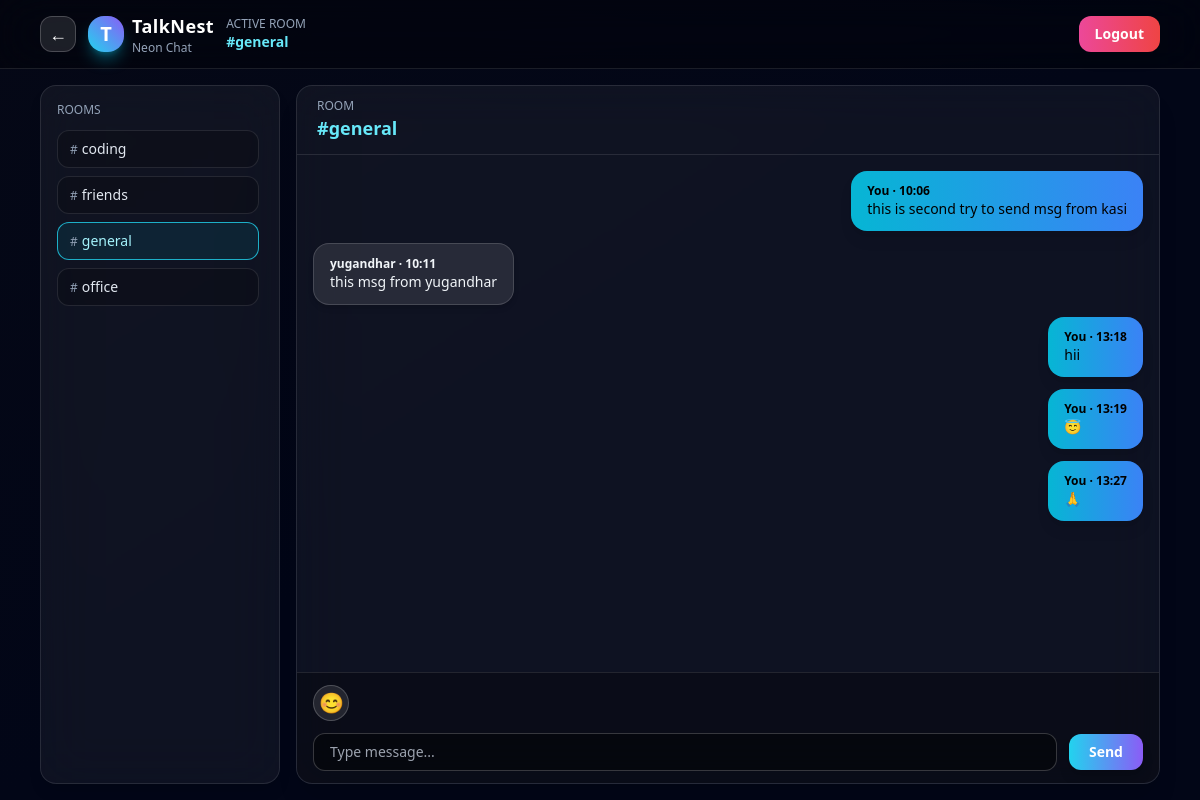
Page /room/general/ (signed in) on the earlier database version.
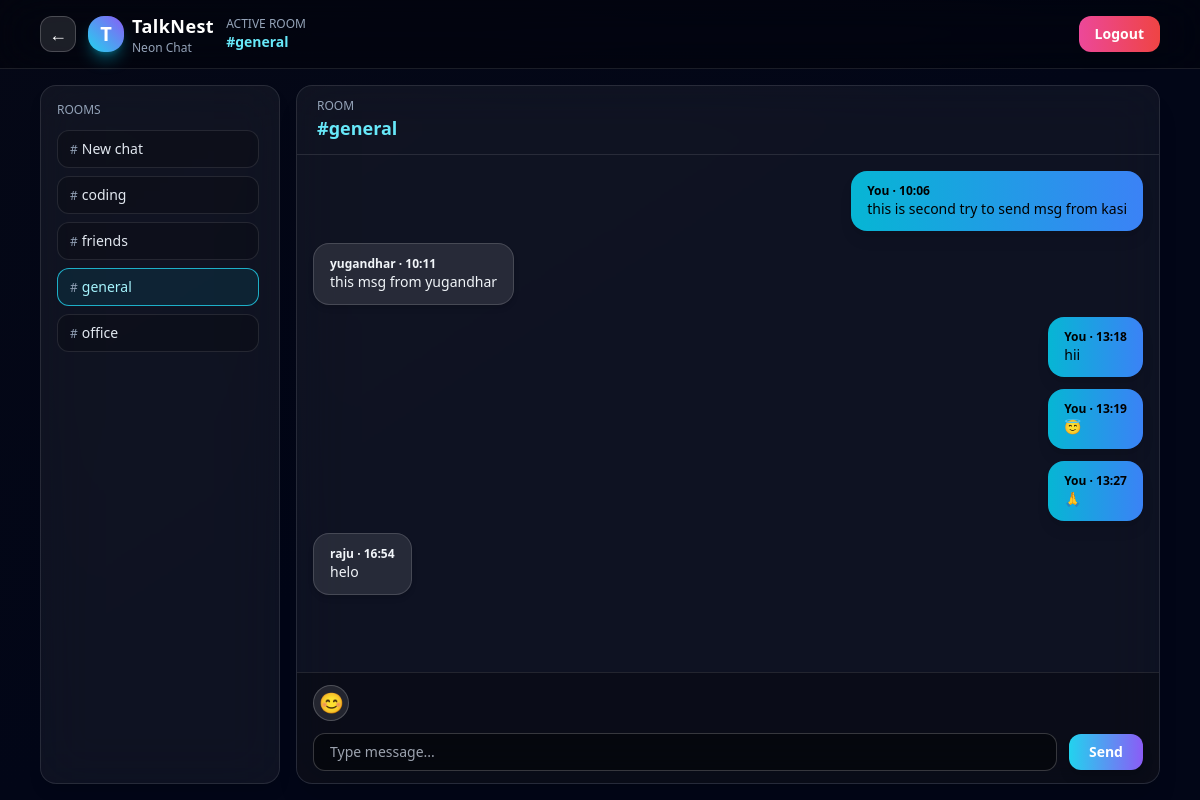
Same page on the later database version.
### chat/models.py (models this page shows, shortened)
class ChatRoom(models.Model):
    name = models.CharField(max_length=255, unique=True)

class Message(models.Model):
    STATUS_CHOICES = [
        ("sent", "Sent"),
        ("delivered", "Delivered"),
        ("seen", "Seen"),
    ]
    user = models.ForeignKey(User, on_delete=models.CASCADE)
    room = models.ForeignKey(ChatRoom, on_delete=models.CASCADE, related_name="messages")
    text = models.TextField(blank=True, null=True)
    file = models.FileField(upload_to="uploads/", blank=True, null=True)
    msg_type = models.CharField(
        max_length=10,
        choices=[("text", "Text"), ("image", "Image"), ("file", "File")],
        default="text"
    )
    created_at = models.DateTimeField(auto_now_add=True)
    status = models.CharField(max_length=10, choices=STATUS_CHOICES, default="sent")

### chat/views.py (the view, shortened to what this page needs)
# urls.py: path("room/<str:room_name>/", views.room_view, name="room"),
@login_required
def room_view(request, room_name):
    room = get_object_or_404(ChatRoom, name=room_name)
    rooms = ChatRoom.objects.all().order_by("name")
    messages = Message.objects.filter(room=room).order_by("created_at")
    return render(request, "chat/room.html", {
        "room": room,
        "rooms": rooms,
        "messages": messages,
    })

### templates/chat/room.html (shortened to what this page needs)
<!DOCTYPE html>
<html lang="en">
<head>
    <script src="https://cdn.tailwindcss.com"></script>
</head>
<body class="min-h-screen bg-gradient-to-br from-[#050816] via-[#020617] to-[#020617] text-white flex flex-col">
<header class="w-full border-b border-white/10 bg-black/30 backdrop-blur-xl">
    <nav class="max-w-6xl mx-auto flex items-center justify-between px-4 py-3">
        <div class="flex items-center gap-3">
            <button onclick="history.back()"
                    class="w-9 h-9 rounded-xl bg-white/10 border border-white/20
                           flex items-center justify-center text-lg hover:bg-white/20 transition">
                ←
            </button>
            <a href="{% url 'room_list' %}" class="flex items-center gap-2">
                <div class="w-9 h-9 rounded-2xl bg-gradient-to-tr from-cyan-400 to-violet-500
                            flex items-center justify-center shadow-lg shadow-cyan-500/40">
                    <span class="text-xl font-black">T</span>
                </div>
                <div class="leading-5 hidden sm:block">
                    <p class="font-extrabold text-lg tracking-wide">TalkNest</p>
                    <p class="text-xs text-slate-400">Neon Chat</p>
                </div>
            </a>
            <div class="hidden sm:flex flex-col">
                <span class="text-xs uppercase text-slate-400">Active Room</span>
                <span class="text-sm font-semibold text-cyan-300">#{{ room.name }}</span>
            </div>
        </div>
        <div class="flex items-center gap-3">
            {% if user.is_authenticated %}
                <form method="post" action="{% url 'logout' %}">
                    <button
                        class="px-4 py-2 rounded-xl bg-gradient-to-r from-pink-500 to-red-500
                               text-sm font-semibold shadow-lg hover:shadow-pink-500/30 transition">
                        Logout
                    </button>
                </form>
            {% endif %}
        </div>
    </nav>
</header>
<main class="flex-1 max-w-6xl mx-auto w-full flex flex-col md:flex-row gap-4 px-4 py-4">
    <aside class="w-full md:w-60 bg-white/5 border border-white/10 rounded-2xl p-4 backdrop-blur-xl shadow-lg">
        <span class="text-xs uppercase text-slate-400 block mb-3">Rooms</span>
        <div class="space-y-2 max-h-72 overflow-y-auto pr-1 text-sm">
            {% for r in rooms %}
                <a href="{% url 'room' r.name %}"
                   class="block px-3 py-2 rounded-xl border
                   {% if r.name == room.name %}
                       border-cyan-400/80 bg-cyan-500/10 text-cyan-200
                   {% else %}
                       border-white/10 bg-black/20 text-slate-200 hover:border-cyan-400/60 hover:bg-cyan-500/10
                   {% endif %}
                   transition">
                    <span class="text-xs text-slate-400 mr-1">#</span>{{ r.name }}
                </a>
            {% endfor %}
        </div>
    </aside>
    <section class="flex-1 flex flex-col bg-white/5 border border-white/10 rounded-2xl backdrop-blur-xl shadow-xl overflow-hidden">
        <div class="px-5 py-3 border-b border-white/10">
            <p class="text-xs uppercase text-slate-400">Room</p>
            <p class="text-lg font-semibold text-cyan-300">#{{ room.name }}</p>
        </div>
        <div id="messages" class="flex-1 px-4 py-4 space-y-3 overflow-y-auto">
            {% for msg in messages %}
                {% if msg.user == request.user %}
                    <div class="flex justify-end">
                        <div class="max-w-[75%] rounded-2xl bg-gradient-to-r from-cyan-500 to-blue-500 px-4 py-3 shadow-lg text-black">
                            <div class="text-xs font-semibold">You · {{ msg.created_at|date:"H:i" }}</div>
                            <p class="text-sm break-words">{{ msg.text }}</p>
                        </div>
                    </div>
                {% else %}
                    <div class="flex justify-start">
                        <div class="max-w-[75%] rounded-2xl bg-white/10 border border-white/15 px-4 py-3 shadow-md text-slate-100">
                            <div class="text-xs font-semibold">{{ msg.user.username }} · {{ msg.created_at|date:"H:i" }}</div>
                            <p class="text-sm break-words">{{ msg.text }}</p>
                        </div>
                    </div>
                {% endif %}
            {% empty %}
                <p class="text-center text-slate-400 text-sm mt-4">No messages yet.</p>
            {% endfor %}
        </div>
        <form method="POST" class="border-t border-white/10 bg-black/30 px-4 py-3 flex flex-col gap-2">
            <div>
                <button type="button" id="emoji-toggle"
                        class="w-9 h-9 rounded-full bg-white/10 border border-white/20 flex items-center justify-center text-xl">
                    😊
                </button>
            </div>
            <div class="flex gap-3 items-center mt-1">
                <input
                    id="message-input"
                    name="message"
                    type="text"
                    autocomplete="off"
                    placeholder="Type message..."
                    class="flex-1 rounded-xl bg-black/40 border border-white/20 px-4 py-2 text-sm outline-none">
                <button type="submit"
                        class="px-5 py-2 rounded-xl bg-gradient-to-r from-cyan-400 to-violet-500 text-sm font-semibold shadow-lg">
                    Send
                </button>
            </div>
        </form>
    </section>
</main>
</body>
</html>

Differences in the rows shown:
added ChatRoom: name "New chat"
added Message: user.username "raju", created_at "16:54", text "helo"
